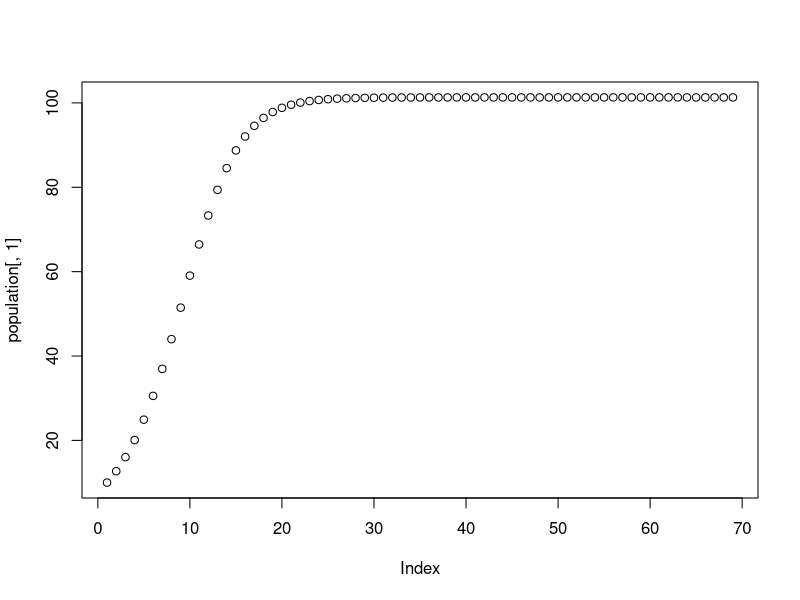
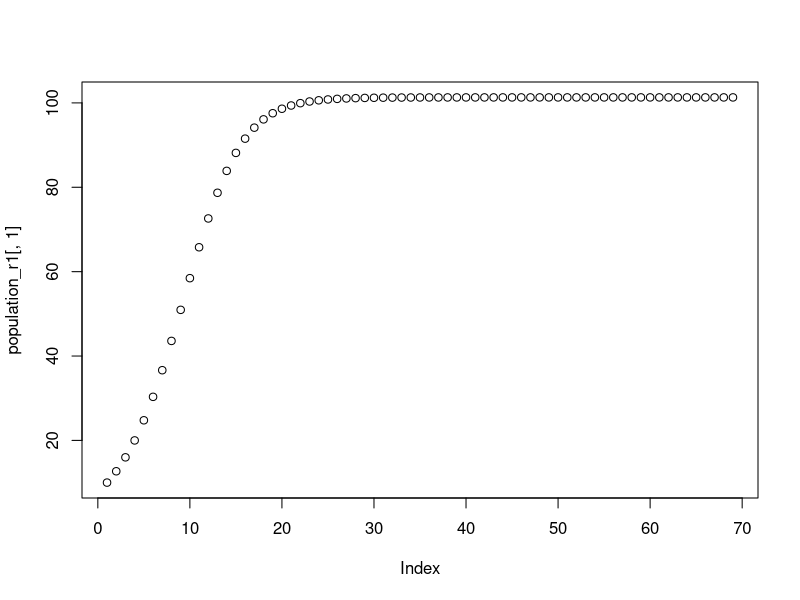
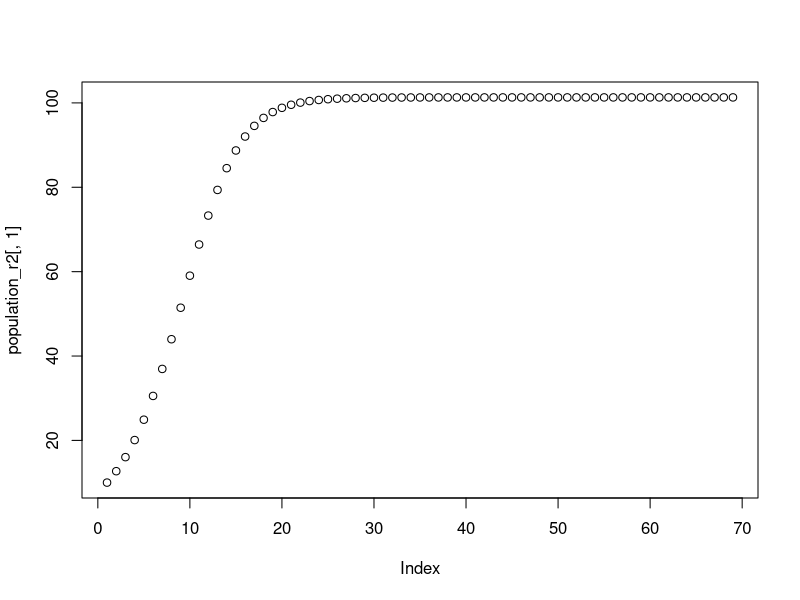
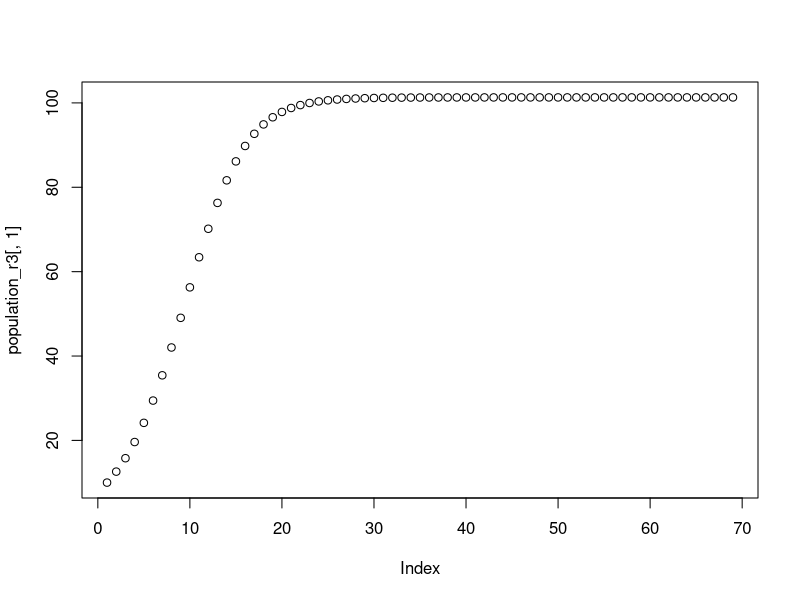
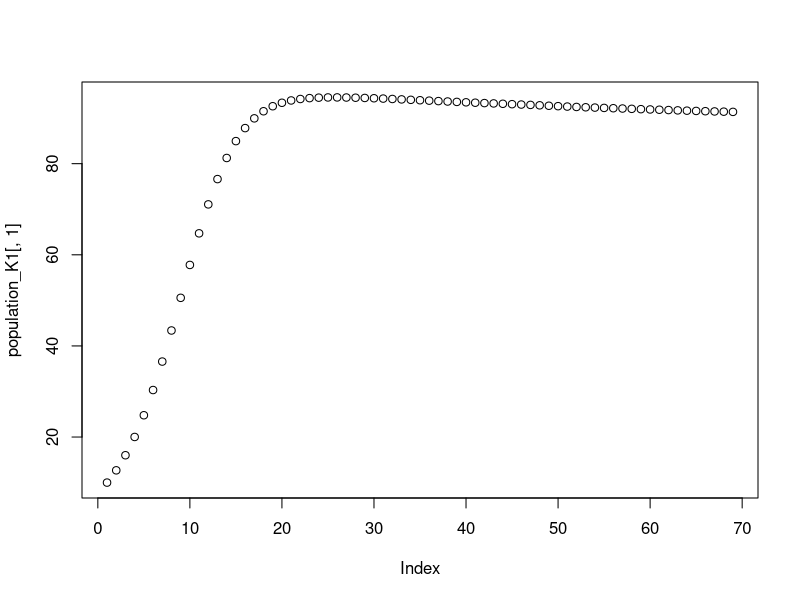
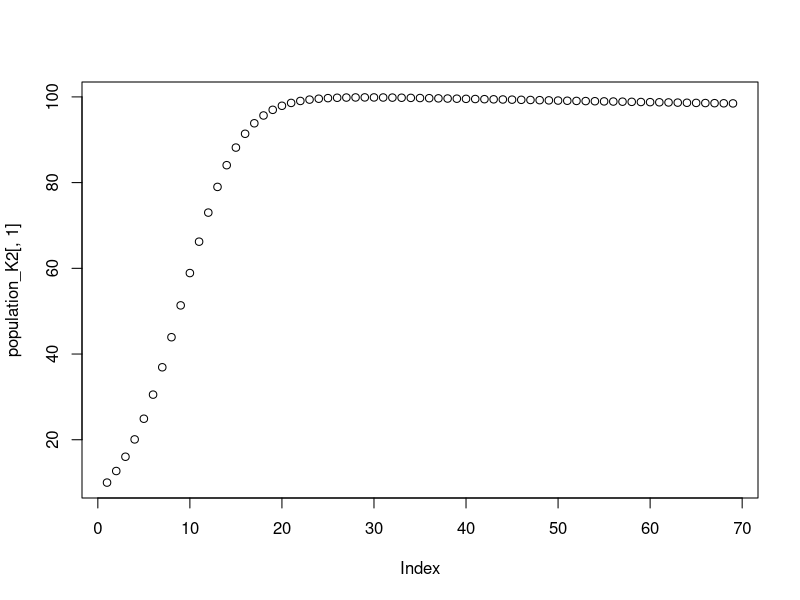
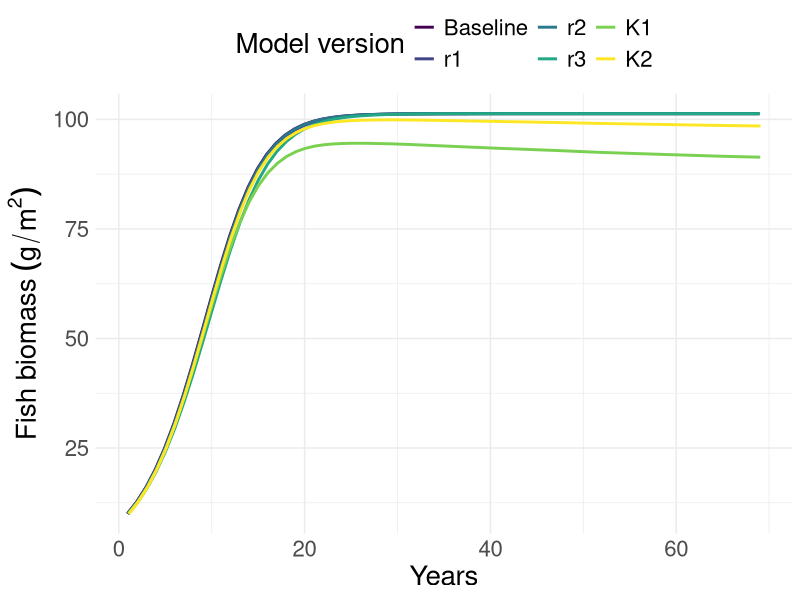

The R script that drew these images, in order: (Note: this script raises an error after producing the figures.)
##SST models
##This code runs the various (r1-r3, K1-K2) thermal effects models (no fishing or management)
#Produces Figure S3: trajectories

library(tidyverse)
library(ggpubr)
library(grid)

projections <- read.csv("anomaly_df.csv")
SST_dev <- projections[['anomaly']]

patch_area <- c(1, 0)
number_patches <- length(patch_area)
timesteps <- length(SST_dev)
r = 0.3
K = 101.3

population <- array(NA, dim = c(timesteps, number_patches))
population[1,] <- c(10,0)

population_r1 <- array(NA, dim = c(timesteps, number_patches))
population_r1[1,] <- c(10,0)

population_r2 <- array(NA, dim = c(timesteps, number_patches))
population_r2[1,] <- c(10,0)

population_r3 <- array(NA, dim = c(timesteps, number_patches))
population_r3[1,] <- c(10,0)

population_K1 <- array(NA, dim = c(timesteps, number_patches))
population_K1[1,] <- c(10,0)

population_K2 <- array(NA, dim = c(timesteps, number_patches))
population_K2[1,] <- c(10,0)


r_temp_1 <- array(NA, dim = c(timesteps, 1))
r_temp_2 <- array(NA, dim = c(timesteps, 1))
r_temp_3 <- array(NA, dim = c(timesteps, 1))

K_temp_1 <- array(NA, dim = c(timesteps, 1))
K_temp_2 <- array(NA, dim = c(timesteps, 1))




for (t in 2:timesteps) {
  
  #no temp
  population[t,] <- population[t-1,] + r * population[t-1,] * (1 - population[t-1,] / K)
  
  #temp dependent r - "current" temp as optimal
  r_temp_1[t] <- 0.3 + 0*SST_dev[t] + -0.0037*SST_dev[t]^2
  population_r1[t,] <- population_r1[t-1,] + r_temp_1[t] * population_r1[t-1,] * (1 - population_r1[t-1,] / K)
  
  #temp dependent r - higher optimal temp
  r_temp_2[t] <- 0.3 + 0*(SST_dev[t] - 1) + -0.0037*(SST_dev[t] - 1 )^2
  population_r2[t,] <- population_r2[t-1,] + r_temp_2[t] * population_r2[t-1,] * (1 - population_r2[t-1,] / K)
  
  #temp dependent r - lower optimal temp
  r_temp_3[t] <- 0.3 + 0*(SST_dev[t] + 1) + -0.0037*(SST_dev[t] + 1 )^2
  population_r3[t,] <- population_r3[t-1,] + r_temp_3[t] * population_r3[t-1,] * (1 - population_r3[t-1,] / K)
  
  #temp dependent K - piece wise linear function
  K_temp_1[t] <- -4.95243768 * SST_dev[t] + 101.3
  if (K_temp_1[t] < 10) {
    K_temp_1[t] <- 10
  } else if (K_temp_1[t] > 101.3) {
    K_temp_1[t] <- 101.3
  }
  population_K1[t,] <- population_K1[t-1,] + r * population_K1[t-1,] * (1 - population_K1[t-1,] / K_temp_1[t])
  
  #temp dependent K - quadratic function
  K_temp_2[t] <- 101.3 + 0*SST_dev[t] + -0.7*SST_dev[t]^2
  if (K_temp_2[t] < 10) {
    K_temp_2[t] <- 10 }
  else if (K_temp_2[t] > 101.3) {
    K_temp_2[t] <- 101.3
  }
  population_K2[t,] <- population_K2[t-1,] + r * population_K2[t-1,] * (1 - population_K2[t-1,] / K_temp_2[t])
}



plot(population[,1])
plot(population_r1[,1])
plot(population_r2[,1])
plot(population_r3[,1])
plot(population_K1[,1])
plot(population_K2[,1])

time <- c(1:length(SST_dev))
df <-cbind(NoTemp = population[,1], r1 = population_r1[,1], r2 = population_r2[,1], r3 = population_r3[,1],
           K1 = population_K1[,1], K2 = population_K2[,1], time)

df_long <- pivot_longer(as.data.frame(df), NoTemp:K2, names_to = "Temp_version", values_to = "Population")

df_long$Temp_version <- factor(df_long$Temp_version, levels = c("NoTemp", "r1", "r2", "r3", "K1", "K2"),
                               labels = c("Baseline", "r1", "r2", 
                                          "r3", "K1", "K2"))

ggplot(df_long, aes(x=time, y=Population, col=Temp_version)) +
  geom_line(lwd=1, position=position_dodge(width=0.2)) +
  scale_color_viridis_d(name = "Model version")+
  theme_minimal() +
  #ggtitle("A.") +
  theme(text = element_text(size=20), legend.position = "top") +
  labs(x = "Years", y = bquote("Fish biomass"~(g/m^2)))


#zoomed in
p2<-ggplot(df_long %>% filter(time > 15 & time < 25), aes(x=time, y=Population, col=Temp_version)) +
  geom_line(lwd=1, position=position_dodge(width=0.2)) +
  scale_color_viridis_d(name = "Model version")+
  theme_minimal() +
  ggtitle("B.") +
  theme(text = element_text(size=20), legend.position = "top") +
  labs(x = "Years", y = bquote("Fish biomass"~(g/m^2)))


var_size = c('var1'=2, 'var2'=1)


figure<-ggarrange(p1  + rremove("xlab"),p2+rremove("ylab") + rremove("xlab"),nrow=1, common.legend = TRUE, legend = "top")

#figure + guides(linetype = guide_legend(override.aes = list(size = 2)))

annotate_figure(figure, bottom = text_grob("Years",
                                           size = 20))


